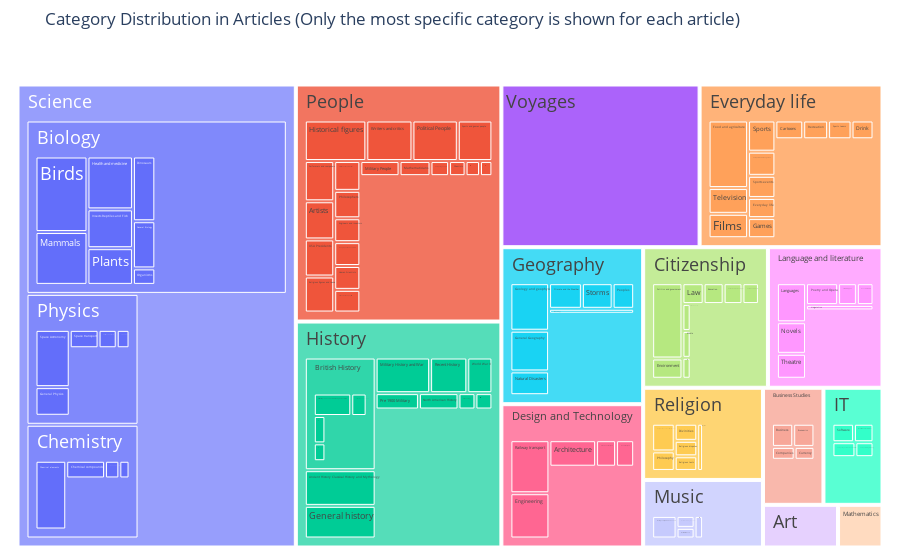

The notebook cell this image was saved under:
### Markdown cell above
Attributing the **main category** to articles with multiple categories based on the category **with fewer total articles** helps prioritize specialization over generality. 

Categories with fewer total articles are typically more specific, while those with higher counts cover broader topics. By focusing on the category with fewer articles, we ensure the article’s primary focus is on a unique or specialized perspective, providing a clearer thematic assignment. This method promotes a balanced classification system, ensuring articles are categorized accurately without being overshadowed by more general categories.

- For example, a category like **"Geography"** may encompass a wide range of topics, while **"Countries"** might be more specialized.

### Code cell
#TODO: add subcategories

labels_filtered, parents_filtered, values_filtered, ids_filtered = create_treemap_data(df_categories_filtered)
fig = go.Figure(go.Treemap(
    labels=labels_filtered,
    parents=parents_filtered,
    values=values_filtered,
    ids=ids_filtered,
    textfont=dict(size=18),
))

fig.update_layout(margin=dict(t=50, l=10, r=10, b=5), title="Category Distribution in Articles (Only the most specific category is shown for each article)")
fig.show()

### Figure 1 — Plotly figure (JSON) as saved in the notebook; plotly's stock layout.template omitted (floating-point values rounded to 4 significant figures; data arrays with more than 128 entries replaced by an {"elided": "..."} marker saying what was removed)
{"data": [{"ids": {"elided": "131 str values"}, "labels": {"elided": "131 str values"}, "parents": {"elided": "131 str values"}, "textfont": {"size": 18}, "type": "treemap", "values": {"elided": "131 int values"}}], "layout": {"margin": {"b": 5, "l": 10, "r": 10, "t": 50}, "title": {"text": "Category Distribution in Articles (Only the most specific category is shown for each article)"}}}
